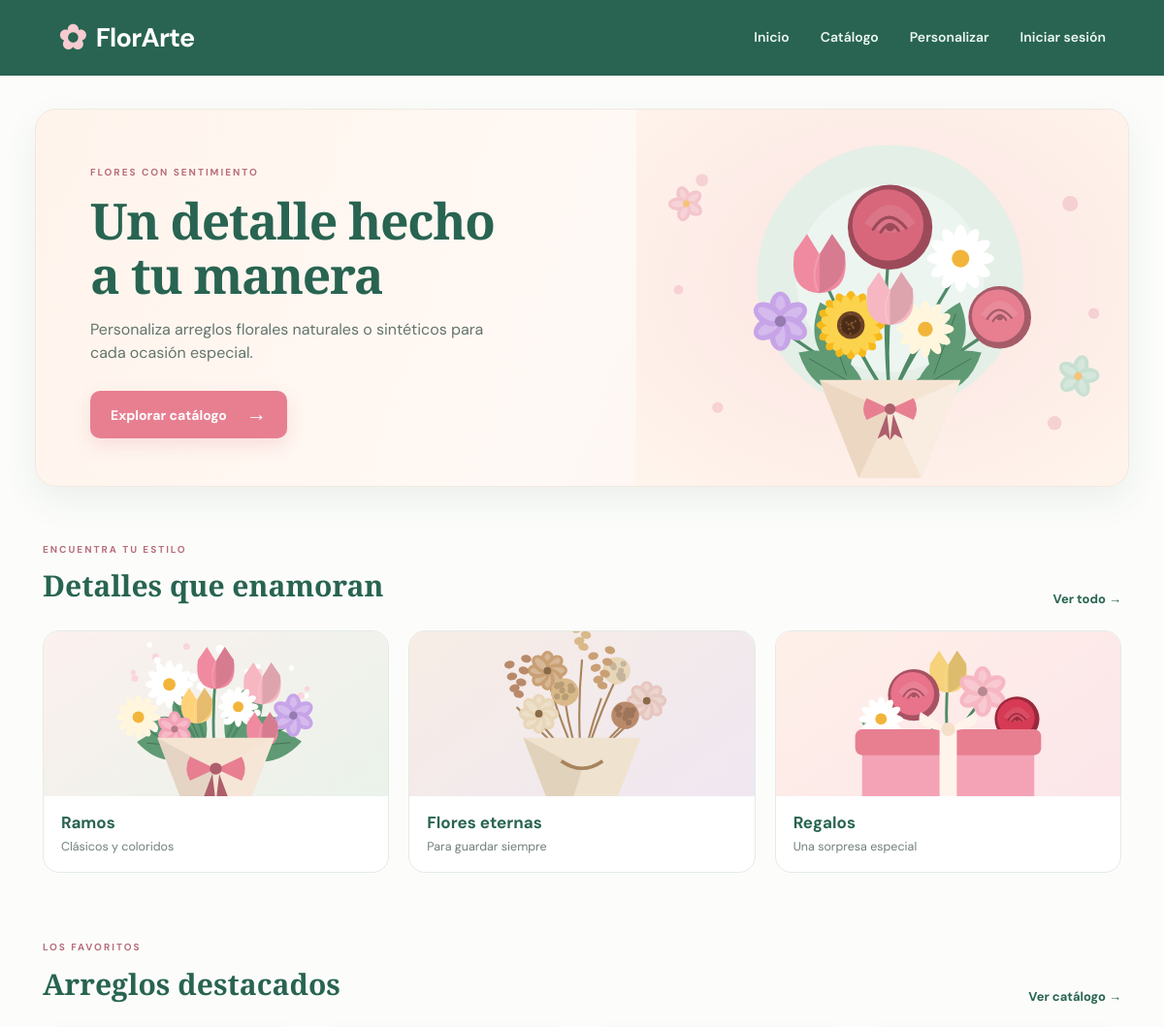
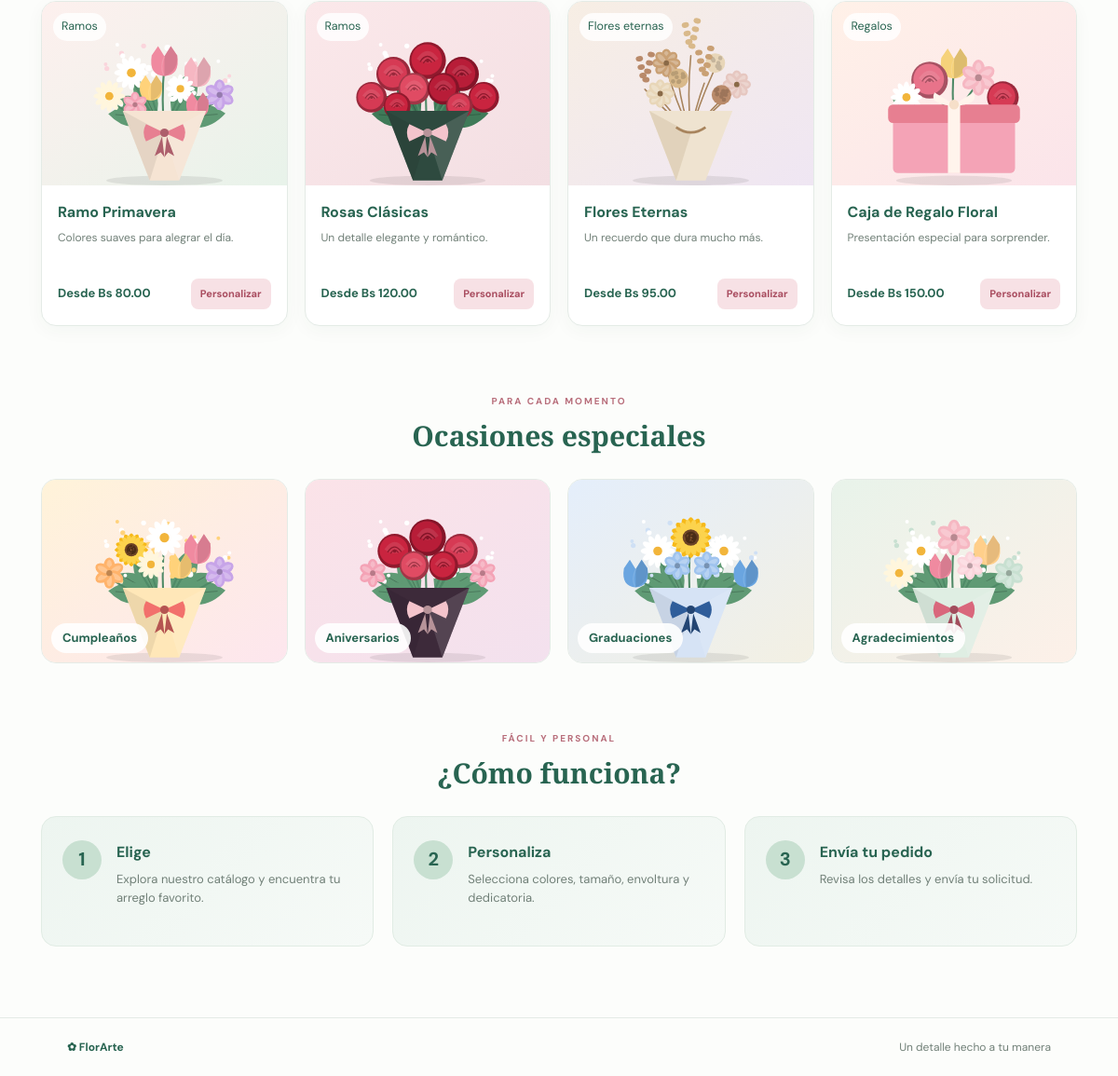
The page / on the database its author committed (2 pictures, top to bottom).
### tables this page shows
CREATE TABLE productos (
  id INT UNSIGNED NOT NULL AUTO_INCREMENT,
  nombre VARCHAR(120) NOT NULL,
  descripcion VARCHAR(255) NOT NULL,
  precio_base DECIMAL(10,2) NOT NULL DEFAULT 0,
  categoria VARCHAR(80) NOT NULL,
  tipo_flor ENUM('Natural','Sintética','Mixta') NOT NULL DEFAULT 'Natural',
  imagen VARCHAR(255) NULL,
  activo TINYINT(1) NOT NULL DEFAULT 1,
  creado_en TIMESTAMP NOT NULL DEFAULT CURRENT_TIMESTAMP,
  PRIMARY KEY (id),
  KEY idx_productos_categoria (categoria),
  KEY idx_productos_activo (activo)
);

### app/core/Controller.php (called while the page is built, shortened)
<?php
class Controller {
    protected function view(string $name, array $data = []): void {
        extract($data);
        require __DIR__ . '/../views/layout/header.php';
        require __DIR__ . '/../views/' . $name . '.php';
        require __DIR__ . '/../views/layout/footer.php';
    }
}

### app/controllers/HomeController.php (called while the page is built, shortened)
<?php
class HomeController extends Controller {
    public function index(): void {
        try {
            $featured = array_slice((new Product())->all(), 0, 4);
        } catch (Throwable $e) {
            $featured = [];
        }
        $this->view('home', ['title' => 'Inicio', 'featured' => $featured]);
    }
}

### app/core/Router.php (called while the page is built, shortened)
<?php
class Router {
    private $routes = [
        'home'                => ['HomeController',    'index',        'public', 'GET'],
        'catalog'             => ['CatalogController', 'index',        'public', 'GET'],
        'customize'           => ['OrderController',   'create',       'public', 'GET'],
        'save-order'          => ['OrderController',   'store',        'public', 'POST'],
        'my-orders'           => ['OrderController',   'mine',         'auth',   'GET'],
        'login'               => ['AuthController',    'login',        'public', null],
        'register'            => ['AuthController',    'register',     'public', null],
        'logout'              => ['AuthController',    'logout',       'public', 'POST'],
        'admin'               => ['AdminController',   'index',        'admin',  'GET'],
        'admin-products'      => ['AdminController',   'products',     'admin',  'GET'],
        'admin-product-new'   => ['AdminController',   'productForm',  'admin',  'GET'],
        'admin-product-edit'  => ['AdminController',   'productForm',  'admin',  'GET'],
        'admin-product-save'  => ['AdminController',   'productSave',  'admin',  'POST'],
        'admin-product-toggle'=> ['AdminController',   'productToggle','admin',  'POST'],
        'admin-product-delete'=> ['AdminController',   'productDelete','admin',  'POST'],
        'admin-orders'        => ['AdminController',   'orders',       'admin',  'GET'],
        'admin-order-status'  => ['AdminController',   'orderStatus',  'admin',  'POST'],
    ];
    public function dispatch(): void {
        $page = $_GET['page'] ?? 'home';
        list($class, $method, $access, $http) = $this->routes[$page];
        try {
            $controller = new $class();
            $controller->$method();
        } catch (Throwable $e) {
            error_log('FlorArte: ' . $e->getMessage() . ' en ' . $e->getFile() . ':' . $e->getLine());
            if (APP_DEBUG) { throw $e; }
            http_response_code(500);
            (new HomeController())->serverError();
        }
    }
}

### index.php (called while the page is built, shortened)
<?php
require_once __DIR__ . '/app/core/helpers.php';
spl_autoload_register(function ($class) {
    foreach (['core', 'models', 'controllers'] as $dir) {
        $file = __DIR__ . "/app/$dir/$class.php";
        if (is_file($file)) {
            return;
        }
    }
});
(new Router())->dispatch();

### app/core/helpers.php (called while the page is built, shortened)
<?php
function e($value): string {
    return htmlspecialchars((string)($value ?? ''), ENT_QUOTES, 'UTF-8');
}
function money($value): string {
    return 'Bs ' . number_format((float)$value, 2);
}
function url(string $page = 'home', array $params = []): string {
    $script = $_SERVER['SCRIPT_NAME'] ?? 'index.php';
    return $script . '?' . http_build_query(['page' => $page] + $params);
}
function product_image(array $p): string {
    $img = (string)($p['imagen'] ?? '');
    if ($img !== '' && preg_match('#^(assets/img/products|uploads)/[A-Za-z0-9._-]+$#', $img)) {
        return $img;
    }
    $byCategory = [
        'Ramos' => 'ramo-primavera',
        'Flores eternas' => 'flores-eternas',
        'Regalos' => 'caja-regalo',
    ];
    return 'assets/img/products/' . ($byCategory[$p['categoria'] ?? ''] ?? 'default') . '.svg';
}

### app/core/Auth.php (called while the page is built, shortened)
<?php
class Auth {
    public static function user(): ?array {
        return $_SESSION['user'] ?? null;
    }
    public static function check(): bool {
        return self::user() !== null;
    }
}

### app/config/database.php (called while the page is built, shortened)
<?php
function getPDO(): PDO {
    static $pdo = null;
    if ($pdo === null) {
        $dsn = 'mysql:host=' . DB_HOST . ';dbname=' . DB_NAME . ';charset=utf8mb4';
        $pdo = new PDO($dsn, DB_USER, DB_PASS, [
            PDO::ATTR_ERRMODE => PDO::ERRMODE_EXCEPTION,
            PDO::ATTR_DEFAULT_FETCH_MODE => PDO::FETCH_ASSOC,
        ]);
    }
    return $pdo;
}

### app/core/Model.php (called while the page is built, shortened)
<?php
require_once __DIR__ . '/../config/database.php';
abstract class Model {
    public function __construct() {
        $this->db = getPDO();
    }
}

### app/models/Product.php (called while the page is built, shortened)
<?php
class Product extends Model {
    public function active(): array {
        return $this->db->query(
            "SELECT id, nombre, descripcion, precio_base, categoria, tipo_flor, imagen
             FROM {$this->tProducts} WHERE activo = 1 ORDER BY id ASC")->fetchAll();
    }
    public function all(): array {
        return $this->active();
    }
}

### app/views/home.php (the view)
<section class="hero">
  <div class="hero-copy">
    <span class="eyebrow">FLORES CON SENTIMIENTO</span>
    <h1>Un detalle hecho<br>a tu manera</h1>
    <p>Personaliza arreglos florales naturales o sintéticos para cada ocasión especial.</p>
    <a class="btn" href="<?= e(url('catalog')) ?>">Explorar catálogo <span>→</span></a>
  </div>
  <div class="hero-art"><img src="assets/img/hero.svg" alt="Ramo de flores con lazo rosa" width="640" height="480"></div>
</section>
<section class="categories">
  <div class="section-heading"><div><span class="eyebrow">ENCUENTRA TU ESTILO</span><h2>Detalles que enamoran</h2></div><a class="text-link" href="<?= e(url('catalog')) ?>">Ver todo →</a></div>
  <div class="category-grid">
    <a class="category-card photo" href="<?= e(url('catalog', ['categoria' => 'Ramos'])) ?>"><img src="assets/img/products/ramo-primavera.svg" alt="" loading="lazy"><div><strong>Ramos</strong><small>Clásicos y coloridos</small></div></a>
    <a class="category-card photo" href="<?= e(url('catalog', ['categoria' => 'Flores eternas'])) ?>"><img src="assets/img/products/flores-eternas.svg" alt="" loading="lazy"><div><strong>Flores eternas</strong><small>Para guardar siempre</small></div></a>
    <a class="category-card photo" href="<?= e(url('catalog', ['categoria' => 'Regalos'])) ?>"><img src="assets/img/products/caja-regalo.svg" alt="" loading="lazy"><div><strong>Regalos</strong><small>Una sorpresa especial</small></div></a>
  </div>
</section>
<?php if (!empty($featured)): ?>
<section class="featured">
  <div class="section-heading"><div><span class="eyebrow">LOS FAVORITOS</span><h2>Arreglos destacados</h2></div><a class="text-link" href="<?= e(url('catalog')) ?>">Ver catálogo →</a></div>
  <div class="product-grid">
  <?php foreach ($featured as $product): ?>
    <article class="product-card">
      <div class="product-art"><img src="<?= e(product_image($product)) ?>" alt="<?= e($product['nombre']) ?>" loading="lazy"><small><?= e($product['categoria']) ?></small></div>
      <div class="product-info"><h3><?= e($product['nombre']) ?></h3><p><?= e($product['descripcion']) ?></p><div class="product-bottom"><strong>Desde <?= e(money($product['precio_base'])) ?></strong><a class="small-btn" href="<?= e(url('customize', ['product' => (int)$product['id']])) ?>">Personalizar</a></div></div>
    </article>
  <?php endforeach; ?>
  </div>
</section>
<?php endif; ?>
<section class="occasions">
  <div class="section-heading centered"><div><span class="eyebrow">PARA CADA MOMENTO</span><h2>Ocasiones especiales</h2></div></div>
  <div class="occasion-grid">
    <a class="occasion-card" href="<?= e(url('customize')) ?>"><img src="assets/img/ocasion-cumpleanos.svg" alt="Ramo colorido para cumpleaños" loading="lazy"><span>Cumpleaños</span></a>
    <a class="occasion-card" href="<?= e(url('customize')) ?>"><img src="assets/img/ocasion-aniversario.svg" alt="Ramo de rosas para aniversario" loading="lazy"><span>Aniversarios</span></a>
    <a class="occasion-card" href="<?= e(url('customize')) ?>"><img src="assets/img/ocasion-graduacion.svg" alt="Ramo azul para graduación" loading="lazy"><span>Graduaciones</span></a>
    <a class="occasion-card" href="<?= e(url('customize')) ?>"><img src="assets/img/ocasion-gracias.svg" alt="Ramo suave para agradecer" loading="lazy"><span>Agradecimientos</span></a>
  </div>
</section>
<section class="how">
  <div class="section-heading centered"><div><span class="eyebrow">FÁCIL Y PERSONAL</span><h2>¿Cómo funciona?</h2></div></div>
  <div class="steps">
    <article class="step"><span class="step-number">1</span><div><h3>Elige</h3><p>Explora nuestro catálogo y encuentra tu arreglo favorito.</p></div></article>
    <article class="step"><span class="step-number">2</span><div><h3>Personaliza</h3><p>Selecciona colores, tamaño, envoltura y dedicatoria.</p></div></article>
    <article class="step"><span class="step-number">3</span><div><h3>Envía tu pedido</h3><p>Revisa los detalles y envía tu solicitud.</p></div></article>
  </div>
</section>

### app/views/layout/header.php (shortened to what this page needs)
<!doctype html>
<html lang="es">
<head>
  <link rel="stylesheet" href="assets/css/styles.css">
</head>
<body>
<header class="topbar">
  <a class="brand" href="<?= e(url('home')) ?>"><span class="brand-mark">✿</span> FlorArte</a>
  <nav>
    <a href="<?= e(url('home')) ?>">Inicio</a>
    <a href="<?= e(url('catalog')) ?>">Catálogo</a>
    <a href="<?= e(url('customize')) ?>">Personalizar</a>
    <?php if (Auth::check()): ?>
      <?php if (Auth::isAdmin()): ?>
        <a href="<?= e(url('admin')) ?>">Panel</a>
        <a href="<?= e(url('admin-products')) ?>">Productos</a>
        <a href="<?= e(url('admin-orders')) ?>">Pedidos</a>
      <?php else: ?>
        <a href="<?= e(url('my-orders')) ?>">Mis pedidos</a>
      <?php endif; ?>
      <form class="nav-form" method="post" action="<?= e(url('logout')) ?>"><?= csrf_field() ?><button type="submit">Salir (<?= e(Auth::user()['nombre']) ?>)</button></form>
    <?php else: ?>
      <a href="<?= e(url('login')) ?>">Iniciar sesión</a>
    <?php endif; ?>
  </nav>
</header>
<main class="container">

### app/views/layout/footer.php (shortened to what this page needs)
</main>
<footer class="footer"><span>✿ FlorArte</span><span>Un detalle hecho a tu manera</span></footer>
</body>
</html>

### rows shown on the page
productos: imagen (picture), categoria "Ramos", nombre "Ramo Primavera", descripcion "Colores suaves para alegrar el día.", precio_base "Bs 80.00"
productos: imagen (picture), categoria "Ramos", nombre "Rosas Clásicas", descripcion "Un detalle elegante y romántico.", precio_base "Bs 120.00"
productos: imagen (picture), categoria "Flores eternas", nombre "Flores Eternas", descripcion "Un recuerdo que dura mucho más.", precio_base "Bs 95.00"
productos: imagen (picture), categoria "Regalos", nombre "Caja de Regalo Floral", descripcion "Presentación especial para sorprender.", precio_base "Bs 150.00"
